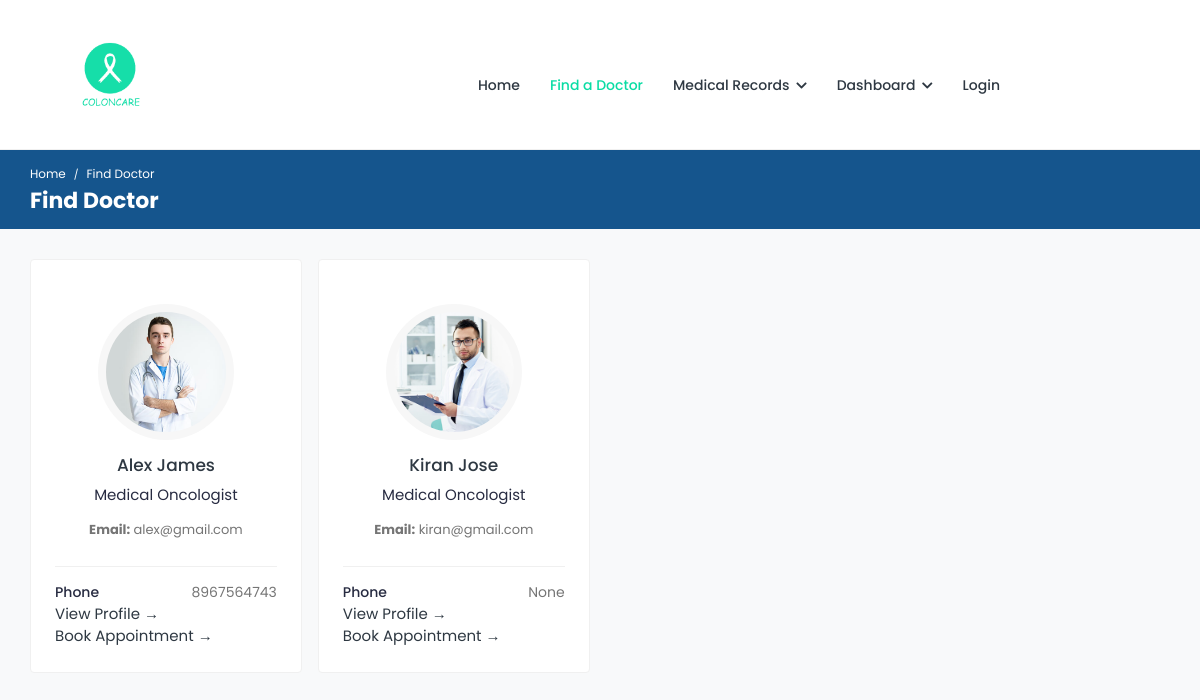
Page /finddoctor/ on the committed database.
### doctor/models.py (models this page shows)
class Docprofile(models.Model):
    user = models.OneToOneField(User, on_delete=models.CASCADE)
    name = models.CharField(max_length=100, null=True, blank=True)
    email = models.EmailField(max_length=255, null=True, blank=True)
    profile_pic = models.ImageField(upload_to='profile_pics/', null=True, blank=True)
    fname = models.CharField(max_length=100, null=True, blank=True)
    lname = models.CharField(max_length=100, null=True, blank=True)
    phone = models.CharField(max_length=100, null=True, blank=True)
    gender = models.CharField(max_length=50, choices=[('Male', 'Male'), ('Female', 'Female'),('Others', 'Others')],null=True, blank=True)
    dob = models.CharField(max_length=100, null=True, blank=True)
    add1 = models.CharField(max_length=100, null=True, blank=True)
    add2 = models.CharField(max_length=100, null=True, blank=True)
    city = models.CharField(max_length=100, null=True, blank=True)
    state = models.CharField(max_length=100, null=True, blank=True)
    country = models.CharField(max_length=100, null=True, blank=True)
    postalcode = models.CharField(max_length=100, null=True, blank=True)
    services = models.TextField( null=True, blank=True)
    about = models.TextField(null=True, blank=True)
    degree= models.CharField(max_length=100, null=True, blank=True)
    college = models.TextField(null=True, blank=True)
    cyear=models.CharField(max_length=100, null=True, blank=True)
    hospital_name= models.TextField( null=True, blank=True)
    from_date=models.CharField(max_length=100, null=True, blank=True)
    to_date=models.CharField(max_length=100, null=True, blank=True)
    award = models.TextField(null=True, blank=True)
    ayear=models.CharField(max_length=100, null=True, blank=True)
    specialist = models.ForeignKey(Specialization, on_delete=models.CASCADE,  null=True, blank=True)  # Reference to the category
    reset_password=models.CharField(max_length=128,null=True,blank=True)

class Specialization(models.Model):
    specialization_name = models.CharField(max_length=100)
    status = models.BooleanField(default=False)
    def __str__(self):
        return self.specialization_name

### doctor/views.py (the view)
# urls.py: path('finddoctor/', views.patient_finddoctor, name='finddoctor'),
def patient_finddoctor(request):
    doctors = Docprofile.objects.all()
    print(doctors)
    return render(request, 'patient/finddoctor.html',{'doctors':doctors})

### templates/patient/finddoctor.html (shortened to what this page needs)
{% load static %}
<!DOCTYPE html>
<html lang="en">
<head>
	<link rel="stylesheet" href="{% static 'assets/css/bootstrap.min.css'%}">
	<link rel="stylesheet" href="{% static 'assets/plugins/fontawesome/css/fontawesome.min.css'%}">
	<link rel="stylesheet" href="{% static 'assets/plugins/fontawesome/css/all.min.css'%}">
	<link rel="stylesheet" href="{% static 'assets/css/style.css'%}">
</head>
<div class="main-wrapper">
	<header class="header">
		<nav class="navbar navbar-expand-lg header-nav" style="padding-right:200px;">
			<div class="navbar-header">
				<a href="index-2.html" class="navbar-brand logo">
					<img src="{% static 'assets/img/logo.png' %}" class="img-fluid" alt="Logo">
				</a>
			</div>
			<div class="main-menu-wrapper">
				<ul class="main-nav">
					<li >
						<a href="{% url 'basepatient' %}">Home</a>
					</li>
					<li class="active">
						<a href="{% url 'finddoctor' %}">Find a Doctor</a>
					</li>
					<li class="has-submenu">
								<a href="#">Medical Records <i class="fas fa-chevron-down"></i></a>
							</li>
							<li class="has-submenu">
								<a href="#">Dashboard <i class="fas fa-chevron-down"></i></a>
							</li>
					{% if user.is_authenticated %}
					<li class="has-submenu">
						<a href="#"><i class="fa fa-user-circle"></i></a>
						<ul class="submenu">
							<li><a>{{ user.username }}</li></a>
							<li><a href="{% url 'loggout' %}">Logout</li></a>
						</ul>
					</li>
					{% else %}
					<li><a href="{% url 'login_page' %}">Login</a></li>
					{% endif %}
						</ul>
			</div>
		</nav>
	</header>
    <div class="breadcrumb-bar">
        <div class="container-fluid">
            <div class="row align-items-center">
                <div class="col-md-12 col-12">
                    <nav aria-label="breadcrumb" class="page-breadcrumb">
                        <ol class="breadcrumb">
                            <li class="breadcrumb-item"><a href="index-2.html">Home</a></li>
                            <li class="breadcrumb-item active" aria-current="page">Find Doctor</li>
                        </ol>
                    </nav>
                    <h2 class="breadcrumb-title">Find Doctor</h2>
                </div>
            </div>
        </div>
    </div>
    <div class="content">
        <div class="container-fluid">
            <div class="row">
                <div class="col-md-12 col-lg-8 col-xl-9">
                    <div class="row row-grid">
						{% for doctor in doctors %}
                            <div class="col-md-6 col-lg-4 col-xl-3">
                                <div class="card widget-profile doc-widget-profile">
                                    <div class="card-body">
                                        <div class="pro-widget-content">
                                            <div class="profile-info-widget">
                                                <a href="doctor-profile.html" class="booking-doc-img">
												{% if doctor.profile_pic %}
                                                    <img src="{{ doctor.profile_pic.url }}" alt="Doctor Image">
												{% else %}
												<img src="" alt="User Image">
												{% endif %}
												</a>
                                                <div class="profile-det-info">
                                                    <h3><a href="doctor-profile.html">{{  doctor.name  }}</a></h3>
                                                    <div class="patient-details">
														<p>{{ doctor.specialist }}</p>
                                                        <h5><b>Email:</b> {{ doctor.email }}</h5>
                                                    </div>
                                                </div>
                                            </div>
                                        </div>
                                        <div class="patient-info">
                                            <ul>
                                                <li>Phone <span>{{ doctor.phone }}</span></li>
                                            </ul>
                                        </div>
										<div>
											<a href="{% url 'showmore' doctor.id %}" >View Profile <span>&rarr;</a> <br>
												<a href="{% url "book_appointment" doctor.id %}" >Book Appointment  <span>&rarr;</a>
										</div>
                                    </div>
                                </div>
                            </div>
							{% endfor %}
                    </div>
</body>
</html>

### rows in the picture
Docprofile: profile_pic (picture), name "Alex James", specialist "Medical Oncologist", email "alex@gmail.com", phone "8967564743"
Docprofile: profile_pic (picture), name "Kiran Jose", specialist "Medical Oncologist", email "kiran@gmail.com", phone "None"
